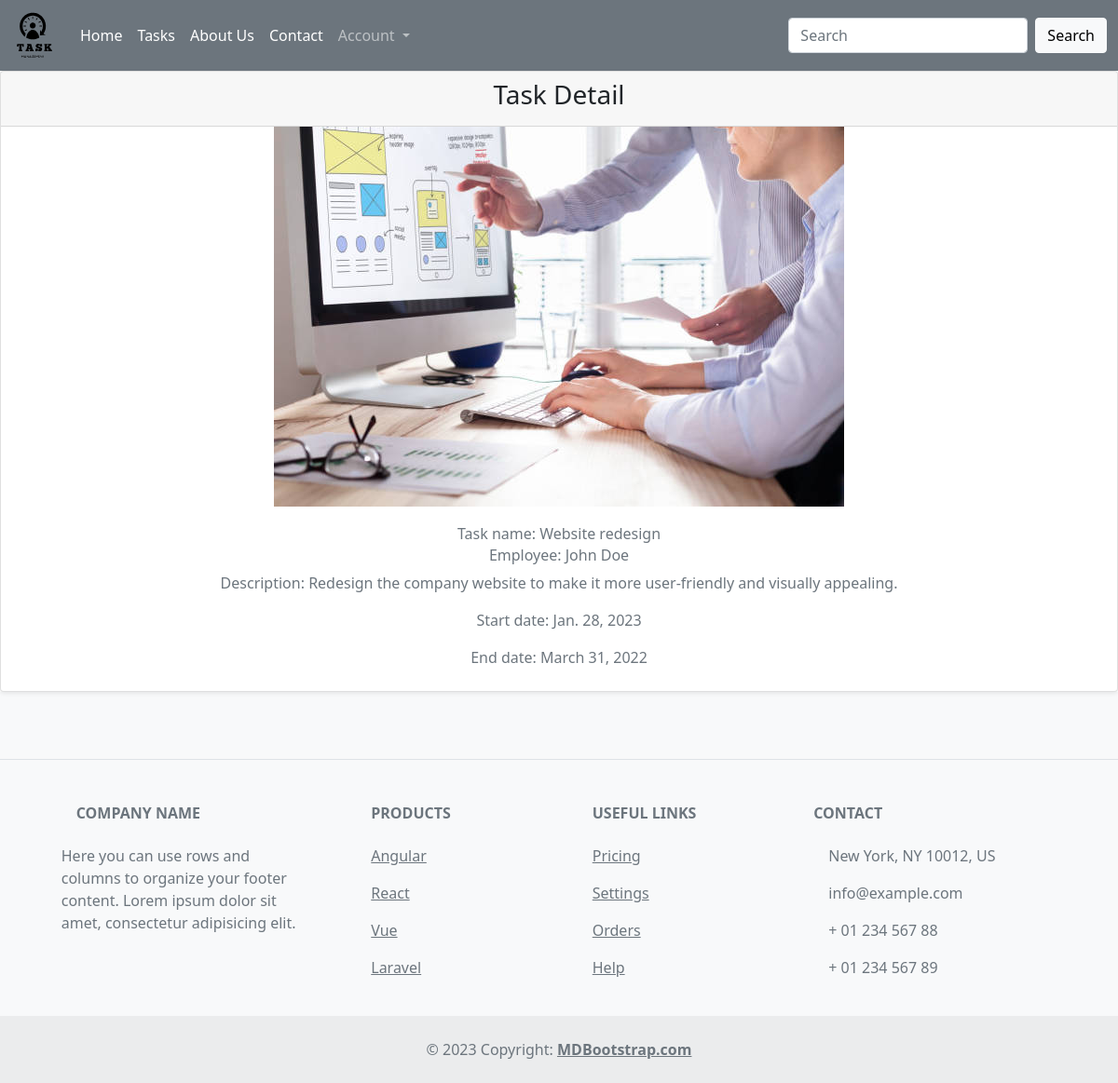
/view/1/, run on an earlier commit of the app's database.
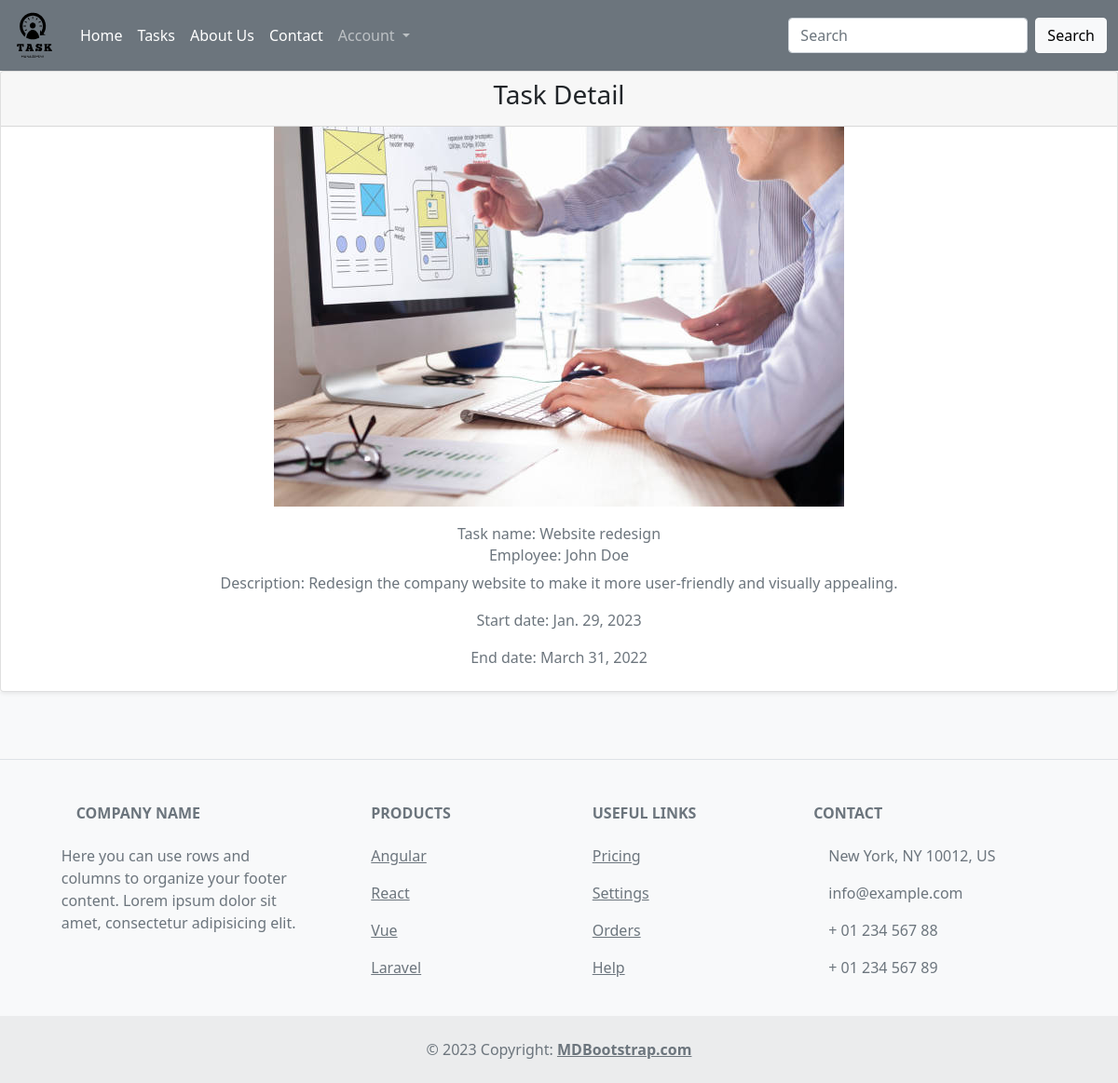
And on a later commit of the database.
### home/models.py (models this page shows, shortened)
class Task(models.Model):
    task_name = models.CharField(max_length=100)
    employee = models.CharField(max_length=100)
    task_desc = models.TextField()
    start_date = models.DateField(auto_now=True)
    end_date = models.DateField()
    image = models.ImageField(upload_to='img/', blank=False)

### home/views.py (the view)
# urls.py: path('view/<int:task_id>/', views.viewtask, name='viewtask'),
def viewtask(request, task_id):
    tasks = Task.objects.get(id = task_id)
    context = {'tasks':tasks}
    return render(request, 'task/view_task.html', context)

### templates/task/view_task.html
{% extends 'inc/nav.html' %} {% load static %} {% block content %}
<div class="card shadow-sm text-center ">
  <div class="card-header">
    <h3 class="card-title">Task Detail</h3>
  </div>
  <div class="card-body p-0">
    <div class="card-p mb-10">
      <div class="px-4">
        <img
          class="mw-100 mh-300px card-rounded-bottom pb-4"
          alt=""
          src="{{ tasks.image.url }}"
        />
      </div>
      <h6 class="card-subtitle mb-2 text-secondary font-weight-bold">
        Task name: {{ tasks.task_name }}
      </h6>
      <h6 class="card-subtitle mb-2 text-secondary font-weight-bold">
        Employee: {{ tasks.employee }}
      </h6>
      <p class="card-text text-secondary">Description: {{ tasks.task_desc}}</p>
      <p class="card-text text-secondary">Start date: {{ tasks.start_date}}</p>
      <p class="card-text text-secondary pb-4">End date: {{ tasks.end_date}}</p>
    </div>
  </div>
</div>
{% endblock content %}

### templates/inc/nav.html (shortened to what this page needs)
{% load static%}
<!DOCTYPE html>
<html lang="en">
  <head>
    <link
      href="https://cdn.jsdelivr.net/npm/bootstrap@5.0.2/dist/css/bootstrap.min.css"
      rel="stylesheet"
    />
    <link
      rel="stylesheet"
      type="text/css"
      href="{% static 'css/style.css' %}"
    />
  </head>
  <body>
    <nav class="navbar navbar-expand-lg navbar-dark bg-secondary">
      <div class="container-fluid">
        <a class="navbar-brand" href="{% url 'home' %}"
          ><img src="{% static 'img/logo.svg' %}" alt="Logo"
        /></a>
        <div class="collapse navbar-collapse" id="navbarSupportedContent">
          <ul class="navbar-nav me-auto mb-2 mb-lg-0">
            <li class="nav-item">
              <a
                class="nav-link active text-white"
                aria-current="page"
                href="{% url 'home' %}"
                >Home</a
              >
            </li>
            <li class="nav-item">
              <a class="nav-link text-white" href="{% url 'task' %}">Tasks</a>
            </li>
            <li class="nav-item">
              <a class="nav-link text-white" href="{% url 'about' %}"
                >About Us</a
              >
            </li>
            <li class="nav-item">
              <a class="nav-link text-white" href="{% url 'contact' %}"
                >Contact</a
              >
            </li>
            {% if not user.is_authenticated %}
            <li class="nav-item dropdown">
              <a
                class="nav-link dropdown-toggle"
                href="#"
                id="navbarDropdown"
                role="button"
                data-bs-toggle="dropdown"
                aria-expanded="false"
              >
                Account
              </a>
            </li>
            {% endif %}
          </ul>
          <form class="d-flex">
            <input
              class="form-control me-2"
              type="search"
              placeholder="Search"
              aria-label="Search"
            />
            <button class="btn btn-light" type="submit">Search</button>
          </form>
        </div>
      </div>
    </nav>
    {% block content %} {% endblock content %} {% include 'inc/footer.html' %}
  </body>
</html>

### templates/inc/footer.html (shortened to what this page needs)
<footer class="text-center text-lg-start bg-light text-muted">
  <section
    class="d-flex justify-content-center justify-content-lg-between p-4 border-bottom"
  >
    <div>
    </div>
  </section>
  <section class="">
    <div class="container text-center text-md-start mt-5">
      <div class="row mt-3">
        <div class="col-md-3 col-lg-4 col-xl-3 mx-auto mb-4">
          <h6 class="text-uppercase fw-bold mb-4">
            Company name
          </h6>
          <p>
            Here you can use rows and columns to organize your footer content.
            Lorem ipsum dolor sit amet, consectetur adipisicing elit.
          </p>
        </div>
        <div class="col-md-2 col-lg-2 col-xl-2 mx-auto mb-4">
          <h6 class="text-uppercase fw-bold mb-4">Products</h6>
          <p>
            <a href="#!" class="text-reset">Angular</a>
          </p>
          <p>
            <a href="#!" class="text-reset">React</a>
          </p>
          <p>
            <a href="#!" class="text-reset">Vue</a>
          </p>
          <p>
            <a href="#!" class="text-reset">Laravel</a>
          </p>
        </div>
        <div class="col-md-3 col-lg-2 col-xl-2 mx-auto mb-4">
          <h6 class="text-uppercase fw-bold mb-4">Useful links</h6>
          <p>
            <a href="#!" class="text-reset">Pricing</a>
          </p>
          <p>
            <a href="#!" class="text-reset">Settings</a>
          </p>
          <p>
            <a href="#!" class="text-reset">Orders</a>
          </p>
          <p>
            <a href="#!" class="text-reset">Help</a>
          </p>
        </div>
        <div class="col-md-4 col-lg-3 col-xl-3 mx-auto mb-md-0 mb-4">
          <h6 class="text-uppercase fw-bold mb-4">Contact</h6>
          <p> New York, NY 10012, US</p>
          <p>
            info@example.com
          </p>
          <p> + 01 234 567 88</p>
          <p> + 01 234 567 89</p>
        </div>
      </div>
    </div>
  </section>
  <div class="text-center p-4" style="background-color: rgba(0, 0, 0, 0.05)">
    © 2023 Copyright:
    <a class="text-reset fw-bold" href="https://mdbootstrap.com/"
      >MDBootstrap.com</a
    >
  </div>
</footer>

### static/css/style.css (style rules this page uses)
.navbar-brand img { height: 50px; width: 50px; object-fit: contain; }

What changed in the data, as far as the page shows it:
changed Task "Website redesign": start_date "Jan. 28, 2023" → "Jan. 29, 2023"
